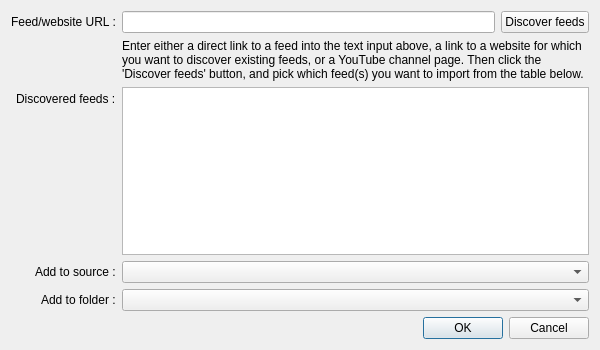
<?xml version="1.0" encoding="UTF-8"?>
<ui version="4.0">
 <class>DialogAddFeed</class>
 <widget class="QDialog" name="DialogAddFeed">
  <property name="geometry">
   <rect>
    <x>0</x>
    <y>0</y>
    <width>600</width>
    <height>350</height>
   </rect>
  </property>
  <property name="minimumSize">
   <size>
    <width>600</width>
    <height>350</height>
   </size>
  </property>
  <property name="windowTitle">
   <string>Add feed</string>
  </property>
  <layout class="QVBoxLayout" name="verticalLayout">
   <item>
    <layout class="QFormLayout" name="formLayout">
     <property name="labelAlignment">
      <set>Qt::AlignRight|Qt::AlignTrailing|Qt::AlignVCenter</set>
     </property>
     <item row="3" column="0">
      <widget class="QLabel" name="labelSource">
       <property name="text">
        <string>Add to source :</string>
       </property>
      </widget>
     </item>
     <item row="3" column="1">
      <widget class="QComboBox" name="comboBoxSource"/>
     </item>
     <item row="0" column="0">
      <widget class="QLabel" name="labelURL">
       <property name="text">
        <string>Feed/website URL :</string>
       </property>
      </widget>
     </item>
     <item row="4" column="0">
      <widget class="QLabel" name="labelAddToFolder">
       <property name="text">
        <string>Add to folder :</string>
       </property>
      </widget>
     </item>
     <item row="4" column="1">
      <widget class="QComboBox" name="comboBoxFolder"/>
     </item>
     <item row="2" column="0">
      <widget class="QLabel" name="labelDiscoveredFeeds">
       <property name="text">
        <string>Discovered feeds :</string>
       </property>
      </widget>
     </item>
     <item row="2" column="1">
      <widget class="ZapFR::Client::TableViewPaletteCorrected" name="tableViewDiscoveredFeeds">
       <property name="editTriggers">
        <set>QAbstractItemView::NoEditTriggers</set>
       </property>
       <property name="showDropIndicator" stdset="0">
        <bool>false</bool>
       </property>
       <property name="alternatingRowColors">
        <bool>true</bool>
       </property>
       <property name="selectionMode">
        <enum>QAbstractItemView::NoSelection</enum>
       </property>
       <property name="selectionBehavior">
        <enum>QAbstractItemView::SelectRows</enum>
       </property>
       <property name="gridStyle">
        <enum>Qt::DotLine</enum>
       </property>
       <attribute name="horizontalHeaderHighlightSections">
        <bool>false</bool>
       </attribute>
       <attribute name="verticalHeaderVisible">
        <bool>false</bool>
       </attribute>
       <attribute name="verticalHeaderHighlightSections">
        <bool>false</bool>
       </attribute>
      </widget>
     </item>
     <item row="0" column="1">
      <layout class="QHBoxLayout" name="horizontalLayout">
       <item>
        <widget class="QLineEdit" name="lineEditURL"/>
       </item>
       <item>
        <widget class="QPushButton" name="pushButtonDiscover">
         <property name="text">
          <string>Discover feeds</string>
         </property>
        </widget>
       </item>
      </layout>
     </item>
     <item row="1" column="1">
      <widget class="QLabel" name="labelDiscoveryInfo">
       <property name="sizePolicy">
        <sizepolicy hsizetype="Preferred" vsizetype="Preferred">
         <horstretch>0</horstretch>
         <verstretch>0</verstretch>
        </sizepolicy>
       </property>
       <property name="font">
        <font>
         <pointsize>9</pointsize>
        </font>
       </property>
       <property name="text">
        <string>Enter either a direct link to a feed into the text input above, a link to a website for which you want to discover existing feeds, or a YouTube channel page. Then click the 'Discover feeds' button, and pick which feed(s) you want to import from the table below.</string>
       </property>
       <property name="wordWrap">
        <bool>true</bool>
       </property>
      </widget>
     </item>
     <item row="1" column="0">
      <widget class="QLabel" name="labelDummy">
       <property name="text">
        <string notr="true"/>
       </property>
      </widget>
     </item>
    </layout>
   </item>
   <item>
    <widget class="QDialogButtonBox" name="buttonBox">
     <property name="orientation">
      <enum>Qt::Horizontal</enum>
     </property>
     <property name="standardButtons">
      <set>QDialogButtonBox::Cancel|QDialogButtonBox::Ok</set>
     </property>
    </widget>
   </item>
  </layout>
 </widget>
 <customwidgets>
  <customwidget>
   <class>ZapFR::Client::TableViewPaletteCorrected</class>
   <extends>QTableView</extends>
   <header>widgets/TableViewPaletteCorrected.h</header>
  </customwidget>
 </customwidgets>
 <tabstops>
  <tabstop>comboBoxSource</tabstop>
 </tabstops>
 <resources/>
 <connections>
  <connection>
   <sender>buttonBox</sender>
   <signal>accepted()</signal>
   <receiver>DialogAddFeed</receiver>
   <slot>accept()</slot>
   <hints>
    <hint type="sourcelabel">
     <x>248</x>
     <y>254</y>
    </hint>
    <hint type="destinationlabel">
     <x>157</x>
     <y>274</y>
    </hint>
   </hints>
  </connection>
  <connection>
   <sender>buttonBox</sender>
   <signal>rejected()</signal>
   <receiver>DialogAddFeed</receiver>
   <slot>reject()</slot>
   <hints>
    <hint type="sourcelabel">
     <x>316</x>
     <y>260</y>
    </hint>
    <hint type="destinationlabel">
     <x>286</x>
     <y>274</y>
    </hint>
   </hints>
  </connection>
 </connections>
</ui>
